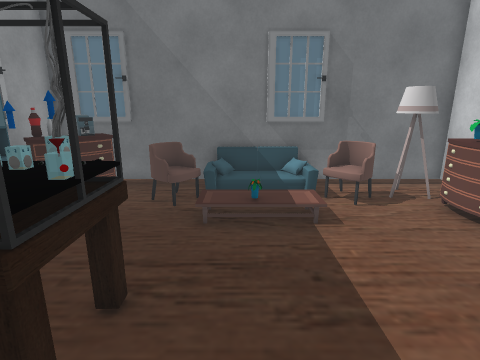
View 1 (above)

12 first-person views from a walk through a Unity game level. The camera is 1.5 m above the floor, tilts 14° down and sees 80° across. The floor is counted in squares, 0.5 m on a side. Each view is taken from the middle of a square. On the plan, view 1 faces up. The plan holds only what a view shows up to about 20 squares ahead; the rest is blank. The place goes on beyond the plan. The player character is not drawn. Some animated figures are left out. Some surface patterns are stand-ins.

View 2
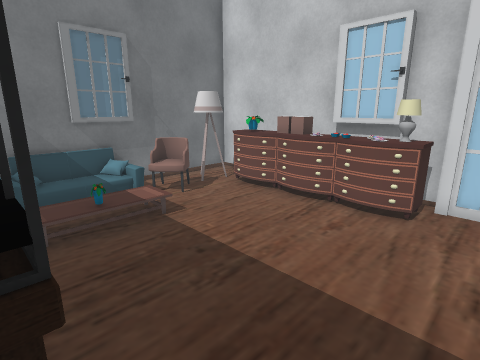

View 3
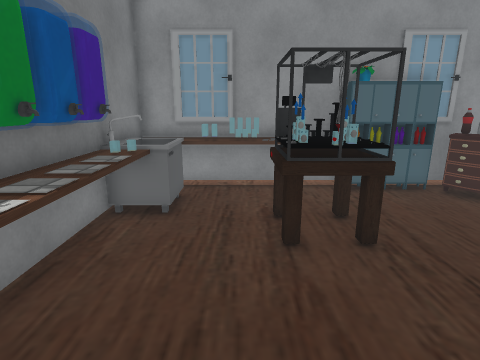

View 4
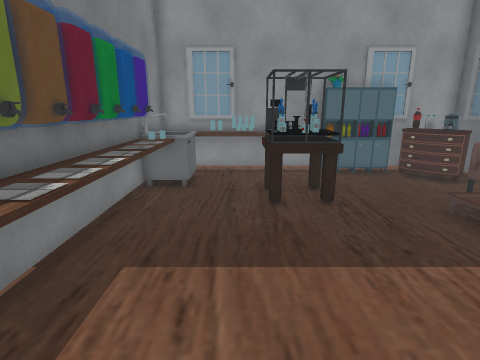

View 5
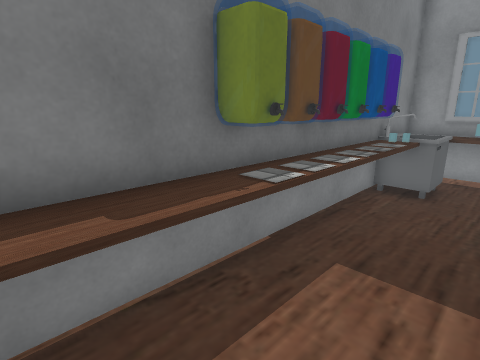

View 6
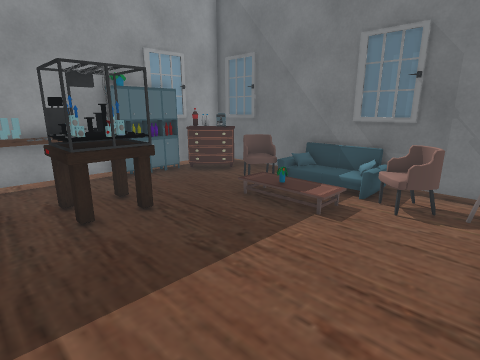

View 7
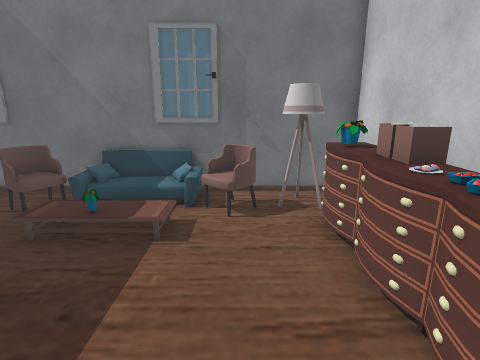

View 8
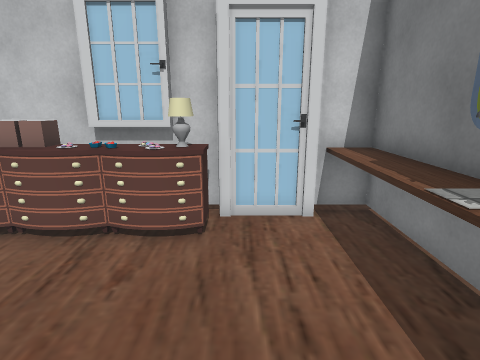

View 9
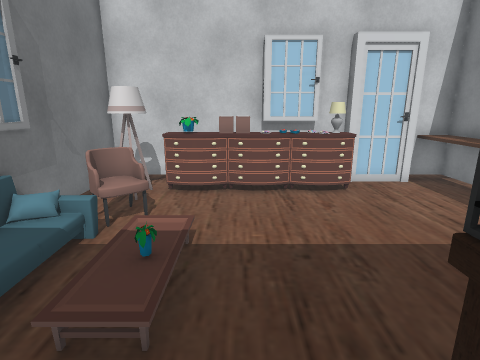

View 10
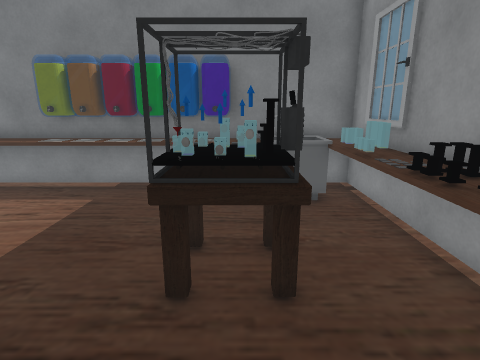

View 11
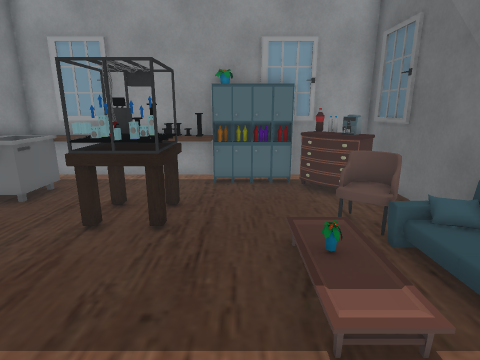

View 12
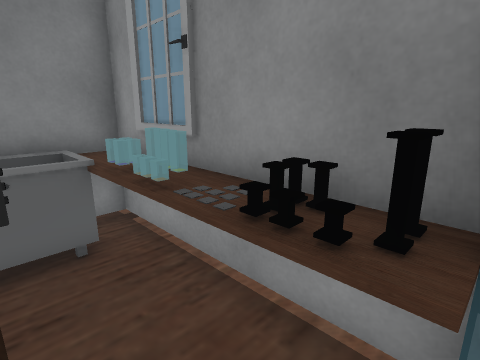

### Floor plan
Key: @ floor where view 1 was taken; # wall or solid block; . floor; = window, fence, low wall or low ledge; ^ raised ledge; M machine; L lamp; R dresser; C chair; S closet; F flower; T table; B box; I sink; O other object.
Columns run from 7 left of view 1 to 8 right of it. Each row starts with its distance up from view 1.
 11 ################
 10 #MM..OOOOO.OLL.#
  9 #RR..C.....C.LR#
  8 SR....OFOO...FF#
  7 S............RB#
  6 S............RB#
  5 S^...........RR#
  4 ^^.OTO.......RR#
  3 ^O.OTT.......RL#
  2 ^O.  O.......RL#
  1 ^^.............#
  0 #^.....@.......#
 -1 #III.======....#
 -2 ^III^OOOOOO^^^^^
 -3 #####=======^^^#

Where each view was taken, in squares from view 1:
view 1: 0 up, 0 right, facing up
view 2: 0 up, 2 left, facing up-right
view 3: 1 up, 4 right, facing left
view 4: 1 up, 7 right, facing left
view 5: 1 up, 7 right, facing down-left
view 6: 0 up, 6 right, facing up-left
view 7: 1 up, 4 right, facing up
view 8: 1 up, 0 right, facing right
view 9: 6 up, 4 left, facing right
view 10: 8 up, 3 left, facing down
view 11: 6 up, 5 right, facing left
view 12: 5 up, 4 left, facing down-left
